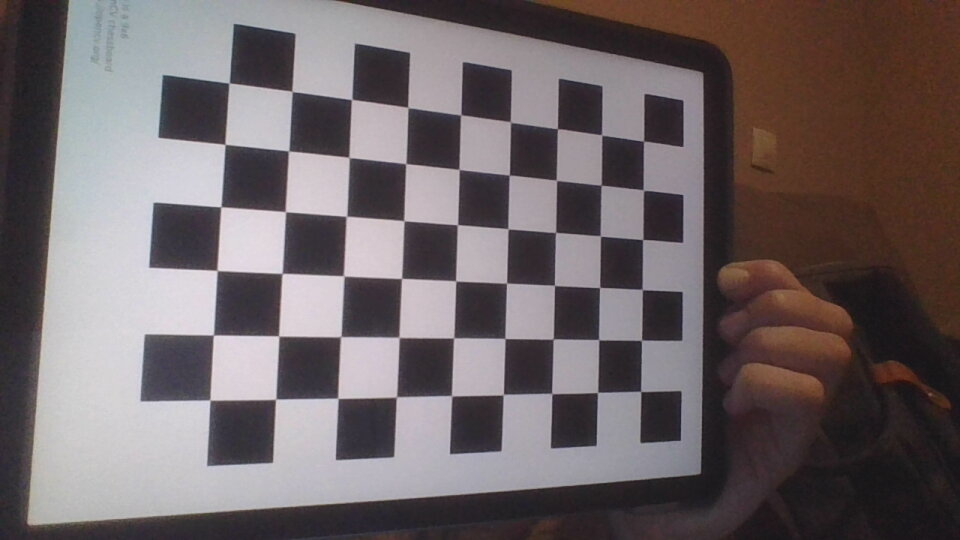
#> input picture patron_1_portatil/1.jpg, 960 x 540 px; its folder holds 5 pictures in this run
$ python calibracion.py
#> lines starting #> are read from the running program, lines starting #| are printed output that depends on the picture; after the words box and inside, x2 and y2 are one past the last pixel; in counts of white or black regions, pixels touching at a corner belong together
import cv2
import numpy as np
import glob
from dis import dis

# Encuentra esquinas de tablero de ajedrez
# Límite
criteria = (cv2.TERM_CRITERIA_EPS + cv2.TERM_CRITERIA_MAX_ITER, 30, 0.001)

# Especificaciones de la plantilla del tablero
w = 9
h = 6

# Puntos de tablero de ajedrez en el sistema de coordenadas mundial, como (0,0,0), (1,0,0), (2,0,0) ...., (8,5,0), elimine la coordenada Z, grabado como una matriz bidimensional
objp = np.zeros((w*h,3), np.float32)
objp[:,:2] = np.mgrid[0:w,0:h].T.reshape(-1,2)

# Guarde las coordenadas de mundo y el par de coordenadas de imagen de los puntos de esquina del tablero
objpoints = [] # puntos 3D en el sistema mundial de coordenadas
imgpoints = [] # Puntos bidimensionales en el plano de la imagen


#Añadimos la ruta a la carpeta de imagenes del tablero para calibrar
images = glob.glob('patron_1_portatil/*.jpg')


for fname in images: #Repetimos el siguiente proceso para cada imagen
	img = cv2.imread(fname)
#> img is the input picture: shape (540, 960, 3); mean B, G, R 102.2, 100.3, 110

	# img_c = img.copy()
	# img = cv2.resize(img_c, None, fx=0.75, fy=0.75)

	gray = cv2.cvtColor(img,cv2.COLOR_BGR2GRAY)
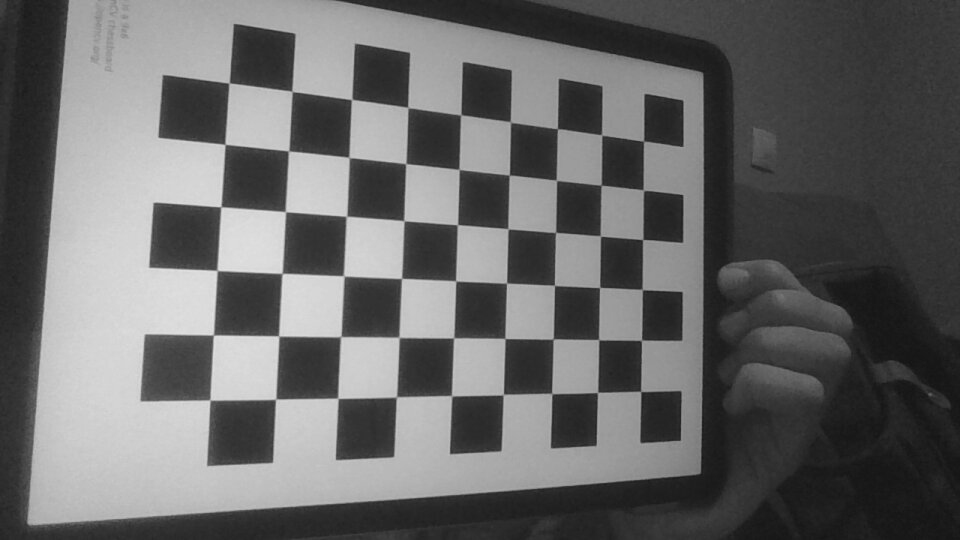
#> gray: shape (540, 960); min 19, max 226, mean 103.4

	# Encuentra la esquina del tablero de ajedrez. Funcion de OpenCV
	ret, corners = cv2.findChessboardCorners(gray, (w,h), None)
#> ret = True; corners = 54 rows, first 8: [640.7, 391.5], [597.5, 392.5], [552, 393.6], [503.3, 394.4], [451.8, 395.9], [396.5, 396.8], [337.8, 398.2], [275.6, 399.2]

	# Si encuentra suficientes puntos, guárdelos
	if ret == True:
		objpoints.append(objp)

		#buscamos la localizacion mas adecuada para los subpixeles
		corners2 = cv2.cornerSubPix(gray,corners,(11,11),(-1,-1),criteria)
#> corners2 = 54 rows, first 8: [640.7, 391.4], [597.6, 392.4], [551.7, 393.5], [503.3, 394.6], [451.6, 395.8], [396.4, 396.9], [337.9, 398.3], [275.6, 399.2]
		imgpoints.append(corners)

		# Mostrar los puntos de esquina en la imagen
		cv2.drawChessboardCorners(img, (w,h), corners2, ret)
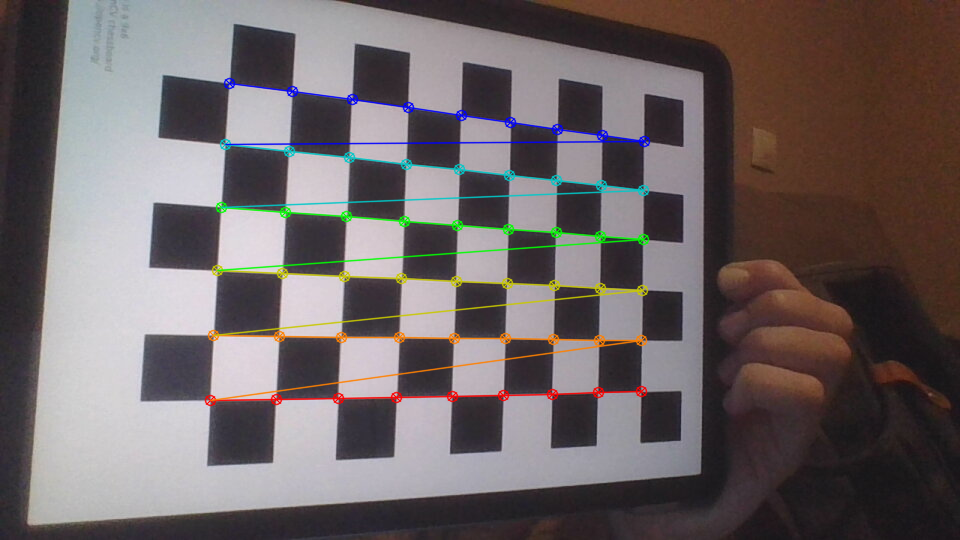
#> img: shape (540, 960, 3); 3.53% of pixels changed, all inside (x1, y1, x2, y2) = (204, 77, 651, 407)

		# img_res= img.copy()
		# img_res= cv2.resize(img_res, None, fx=0.25, fy=.25)

		cv2.imshow('findCorners', img)
		cv2.waitKey(0)
#> pass 2 of the loop `for fname in images:`:
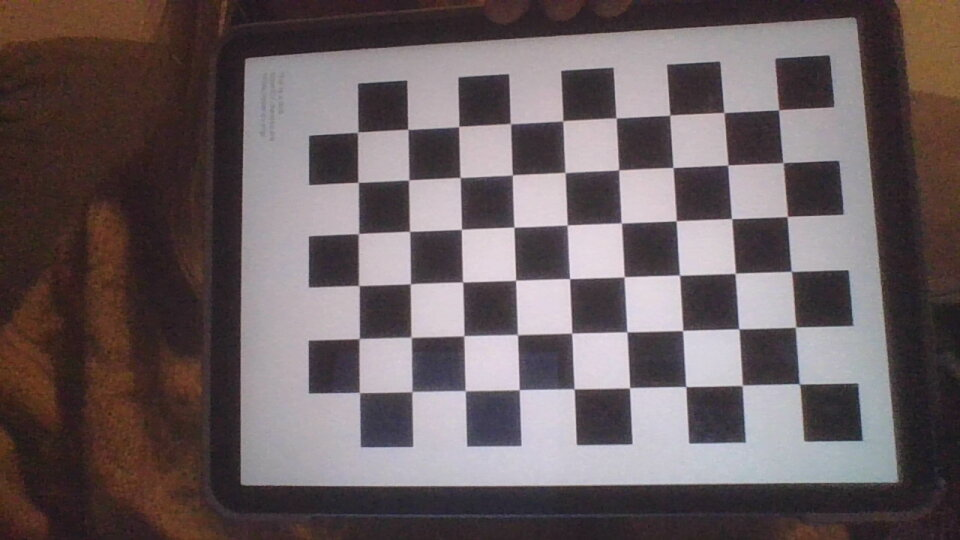
#> input picture patron_1_portatil/10.jpg, 960 x 540 px
#> img is the input picture: shape (540, 960, 3); mean B, G, R 96.5, 94.4, 106.2
#> `gray = cv2.cvtColor(img,cv2.COLOR_BGR2GRAY)`:
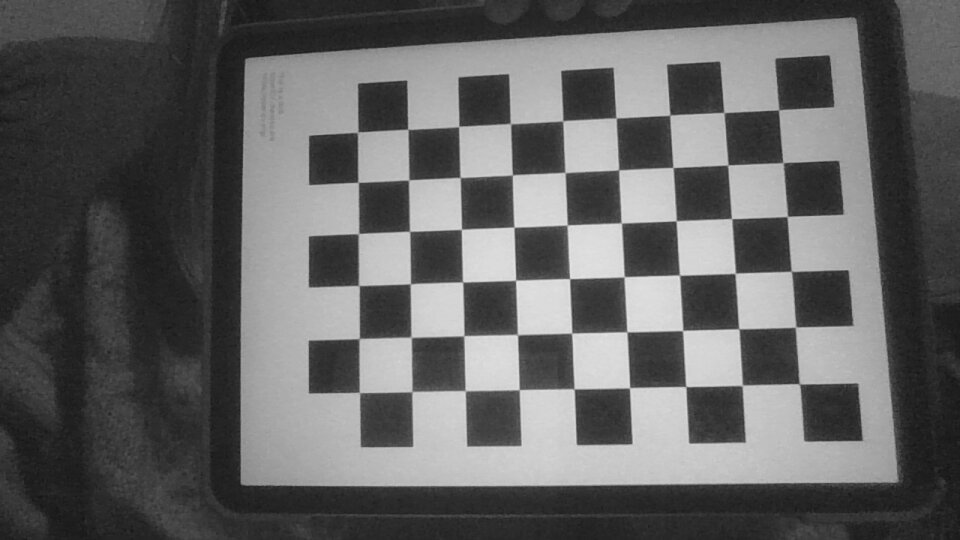
#> gray: shape (540, 960); min 21, max 229, mean 98.1
#> corners = 54 rows, first 8: [799.1, 383.8], [742, 385.7], [686, 386.5], [629.5, 387.8], [574, 389.2], [519.2, 389.7], [465.5, 390.9], [412, 391.7]
#> corners2 = 54 rows, first 8: [799.4, 383.8], [742.3, 385.3], [685.8, 386.6], [629.6, 387.8], [574.2, 388.8], [519.2, 389.7], [465.2, 390.7], [411.8, 391.6]
#> `cv2.drawChessboardCorners(img, (w,h), corners2, ret)`:
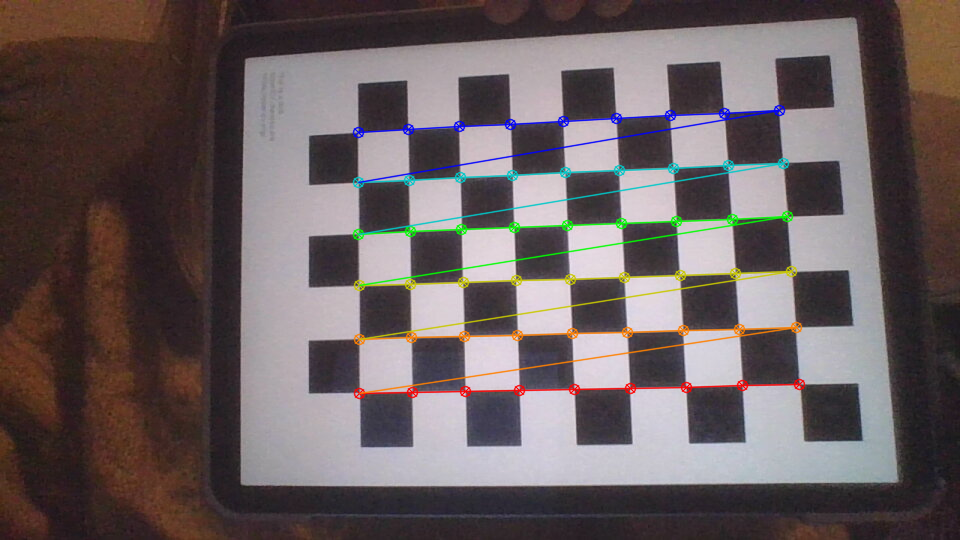
#> img: shape (540, 960, 3); 3.56% of pixels changed, all inside (x1, y1, x2, y2) = (352, 104, 806, 400)
#> pass 3 of the loop `for fname in images:`:
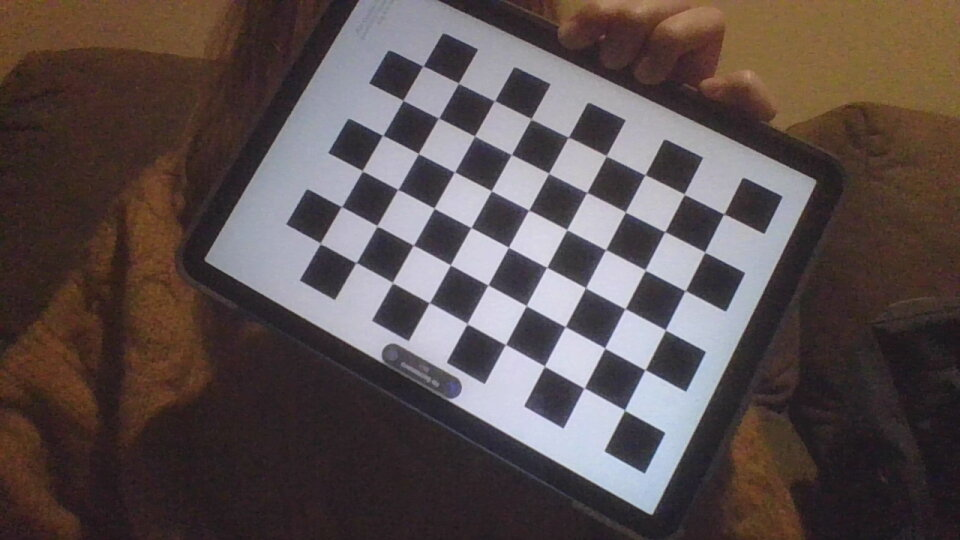
#> input picture patron_1_portatil/11.jpg, 960 x 540 px
#> img is the input picture: shape (540, 960, 3); mean B, G, R 77.5, 78.3, 90.1
#> `gray = cv2.cvtColor(img,cv2.COLOR_BGR2GRAY)`:
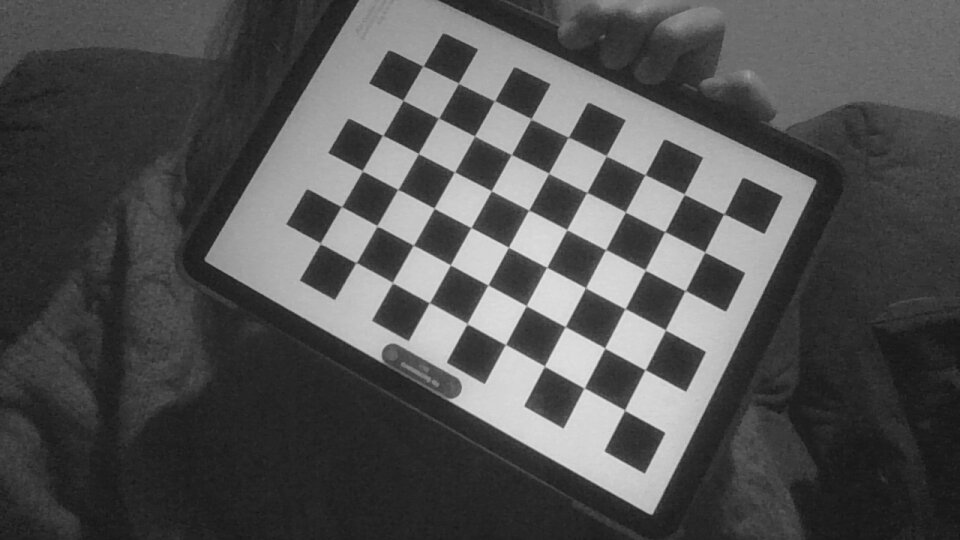
#> gray: shape (540, 960); min 19, max 231, mean 81.7
#> corners = 54 rows, first 8: [624.5, 410.3], [584.1, 388.1], [544.5, 366.1], [505.6, 344.5], [467.5, 324.4], [429, 302.6], [392.7, 283.4], [355.8, 262.7]
#> corners2 = 54 rows, first 8: [624.6, 410.2], [584.1, 387.9], [544.4, 366.1], [505.4, 344.5], [467.1, 323.6], [429.3, 302.7], [392.4, 282.5], [356.1, 262.6]
#> `cv2.drawChessboardCorners(img, (w,h), corners2, ret)`:
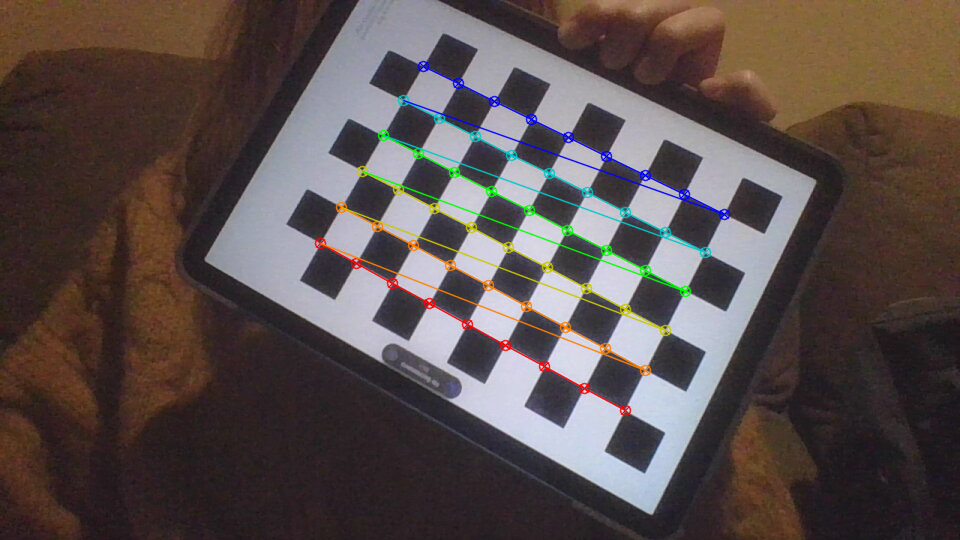
#> img: shape (540, 960, 3); 2.8% of pixels changed, all inside (x1, y1, x2, y2) = (314, 60, 731, 417)
#> the loop made 5 passes; the first 3 are shown

cv2.destroyAllWindows()

# Calibración
#Usamos la funcion calibrate camera, que obtendrá los parámetros intrinsecos y extrinsecos de la
#camara. (Esta funcion aplicará el algoritmo de Levenberg Marquardt)
ret, mtx, dist, rvecs, tvecs = cv2.calibrateCamera(objpoints, imgpoints, gray.shape[::-1], None, None)

# [7 lines of commented-out code are left out]


img = cv2.imread('patron_1_portatil/1.jpg') #Tomamos una imagen de las que usamos en la calibracion

# img_c = img.copy()
# img = cv2.resize(img_c, None, fx=0.75, fy=0.75)


h,w = img.shape[:2] #obtenemos dimensiones de la imagen
#> h = 540; w = 960

#Obtenemos la nueva matriz de parametros intrinsecos de la camara
newcameramtx, roi = cv2.getOptimalNewCameraMatrix (mtx, dist, (w, h), 1, (w, h)) # Parámetro de escala libre

# dst = cv2.undistort(img, mtx, dist, None, newcameramtx)

# # Recorte la imagen de acuerdo con el área de ROI anterior
# x,y,w,h = roi
# dst = dst[y:y+h, x:x+w]
# cv2.imwrite('calibresult.jpg',dst)

# Undistort usando un remapeado

#Usamos la siguiente funcion para conseguir la rectificacion de la imagen dandonos como
#resultado mapas para remapear la imagen original
mapx, mapy = cv2.initUndistortRectifyMap(mtx, dist, None, newcameramtx, (w,h), 5)
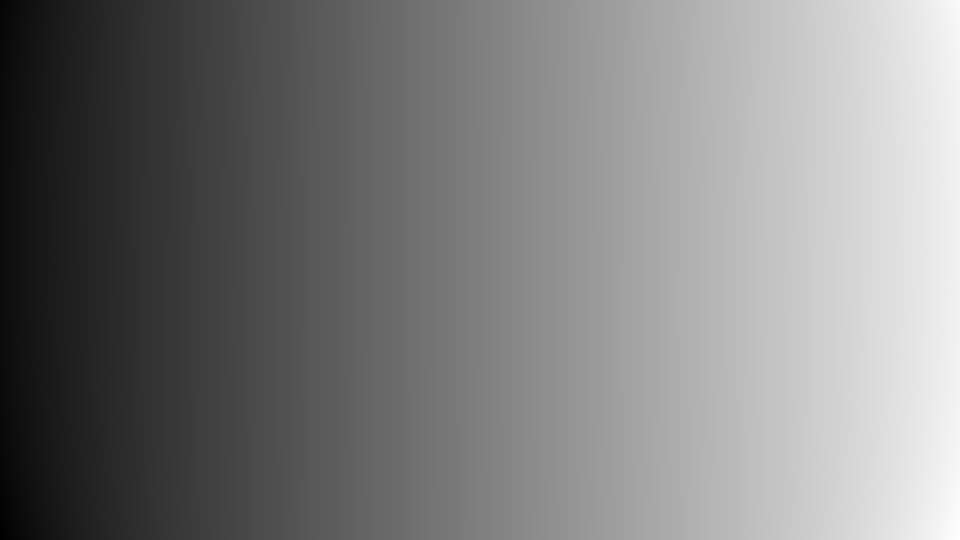
#> mapx: shape (540, 960) float32; min -52.58, max 1015.3, mean 480.5; drawn with min black and max white
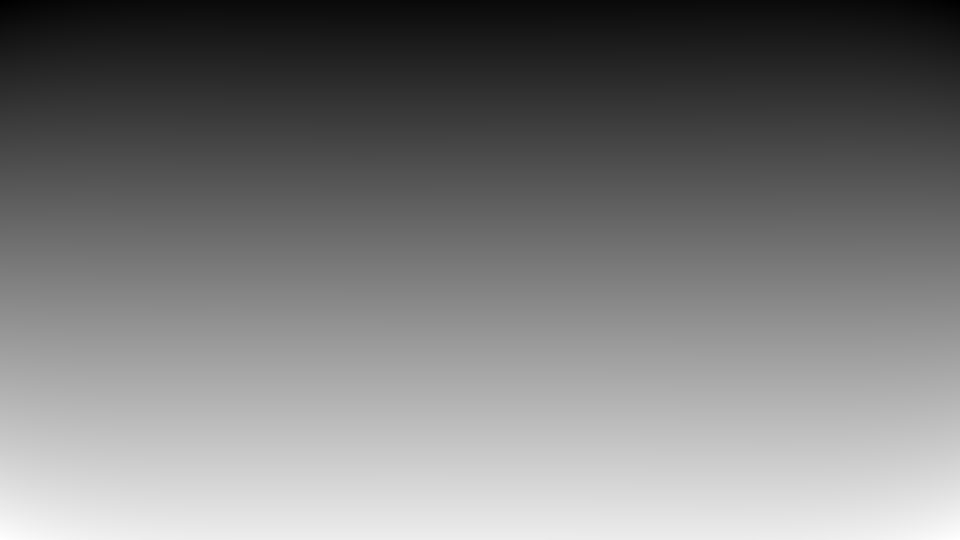
#> mapy: shape (540, 960) float32; min -25.41, max 582.6, mean 269.1; drawn with min black and max white
dst = cv2.remap(img, mapx, mapy, cv2.INTER_LINEAR)
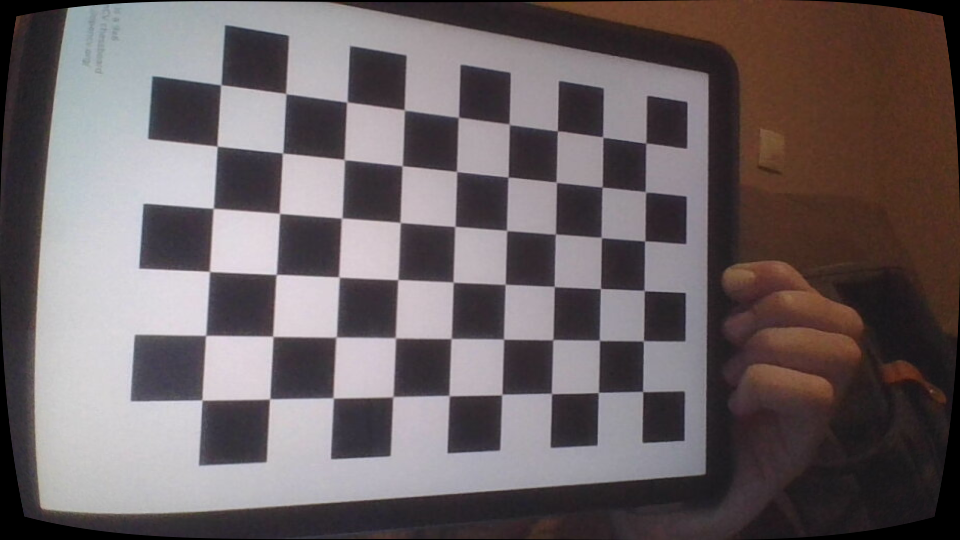
#> dst: shape (540, 960, 3); mean B, G, R 100.8, 98.8, 108.3

# Recortamos la imagen
x, y, w, h = roi
dst = dst[y:y+h, x:x+w]
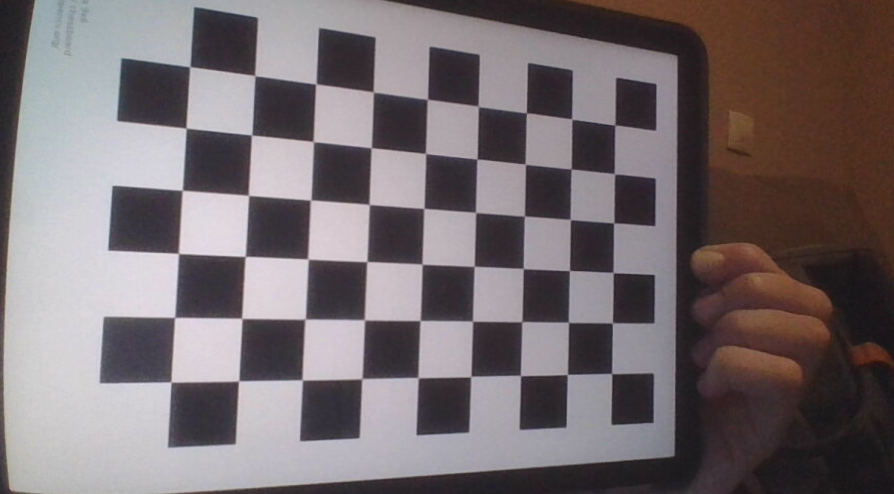
#> dst: shape (494, 894, 3); mean B, G, R 111.2, 108.6, 118
cv2.imwrite('calibResult.jpg', dst)
np.savez('ParamsCamera', mtx= mtx, distance= dist, rvecs=rvecs, tvecs= tvecs)

# Error de proyección posterior, para todos los puntos del tablero
# 1- sacamos la proyeccion de los puntos 3d de la imagen usando los parametros
# que hemos obtenido en la calibracion
# 2-calculamos la norma entre las proyecciones y los puntos bidimensionales
# 3-dividimos entre el numero de puntos para obtener un resultado normalizado
# 4-vamos acumulando este error y finalmente sacamos la media aritmética
# 5- Cuanto mas pequeño sea el valor, mas exactos deberian ser nuestros parametros
total_error = 0
for i in range(len(objpoints)):
	imgpoints2, _ = cv2.projectPoints(objpoints[i], rvecs[i], tvecs[i], mtx, dist)
	error = cv2.norm(imgpoints[i],imgpoints2, cv2.NORM_L2)/len(imgpoints2)
	total_error += error
alt, anch = img.shape[:2]
#> alt = 540; anch = 960
#diagonal = raiz de alt² y anch²
print(("total error: "), total_error/len(objpoints))
